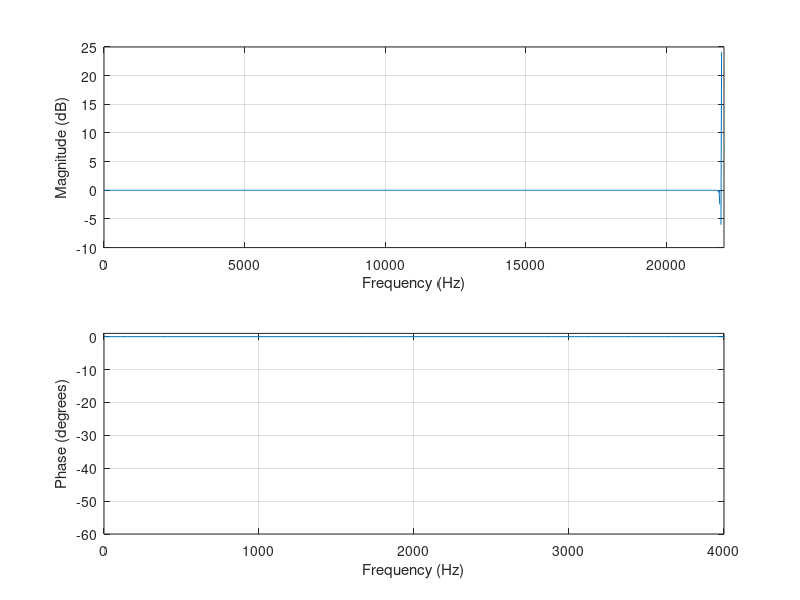
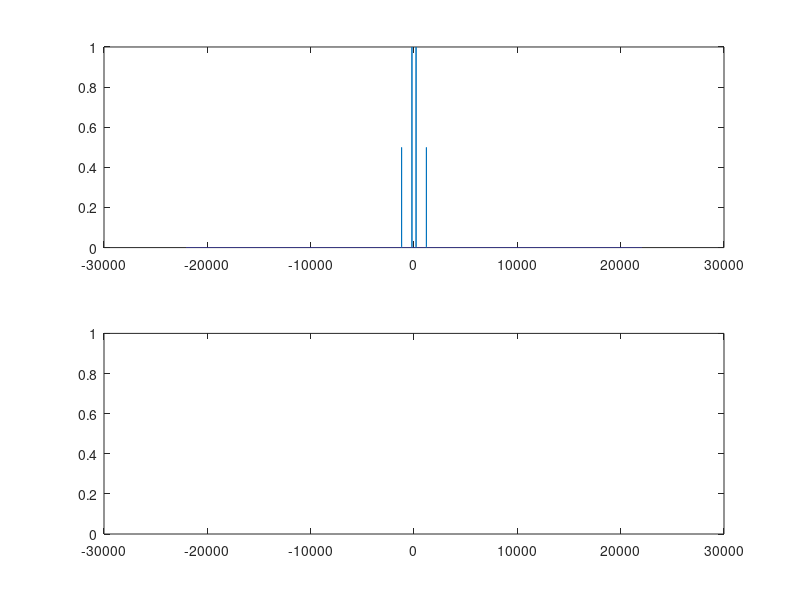

Write MATLAB code to recreate these figures, in order.
%A lowpass with sample filtering example

%Filter order
FOrder = 8;
%Cutoff frequency
Fc = 5000;
%Sampling frequency
Fs = 44100;
%Number of point for filter display
l = 512*2;

%Design a low pass butterworth filter with the given cutoff
[bLP,aLP] = butter(FOrder,2*pi*Fc,'low','s');
%Design a digital filter based on the analog prototype
[bbLP,aaLP]=bilinear(bLP,aLP,Fs);              
%Display frequency response of the filter
freqz(bbLP, aaLP, l, Fs);
%Restrict axis
axis([0 4000 -60 1]); 


figure(2)
%Two seconds of time.
%Sampling rate is Fs.
t=0:1/Fs:2;

%A dummy signal to demonstrate the effect of filter
x = cos(2*pi*1200*t) + 2*cos(2*pi*200*t);

%The response of the fft function is based on sample number
%These two lines maps the sample number to frequency
k=0:1:length(x)-1; 	
f=k*Fs/length(x); % convert it to Hz

%Compute the frequency spectrum of the signal (x)
Ax=abs(fft(x))/length(x);
%Display the frequency response centered.
subplot(2,1,1);
plot(f-Fs/2,fftshift(Ax));
%Filter the signal x and store the filtered data in y
y = filter(bbLP,aaLP,x);
%Compute the frequency spectrum of signal y
Ay=abs(fft(y))/length(y);
subplot(2,1,2);
%Display the spectrum of y
plot(f-Fs/2,fftshift(Ay));
